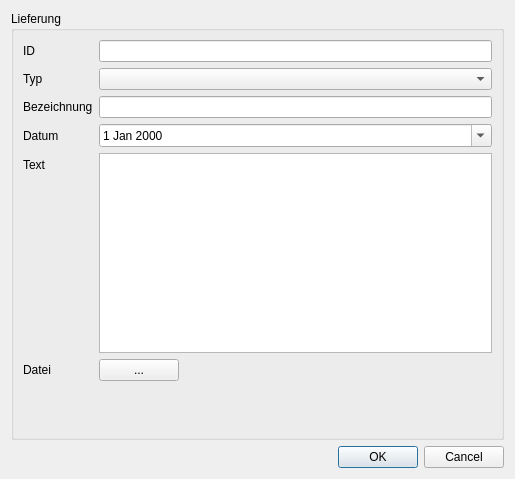
<?xml version="1.0" encoding="UTF-8"?>
<ui version="4.0">
 <class>DokumentDetailForm</class>
 <widget class="QDialog" name="DokumentDetailForm">
  <property name="geometry">
   <rect>
    <x>0</x>
    <y>0</y>
    <width>515</width>
    <height>479</height>
   </rect>
  </property>
  <property name="windowTitle">
   <string>Dokument Details</string>
  </property>
  <layout class="QGridLayout" name="gridLayout">
   <item row="0" column="0">
    <widget class="QGroupBox" name="groupBox">
     <property name="title">
      <string>Lieferung</string>
     </property>
     <layout class="QGridLayout" name="gridLayout_2">
      <item row="0" column="0">
       <layout class="QFormLayout" name="formLayout">
        <item row="0" column="0">
         <widget class="QLabel" name="label">
          <property name="text">
           <string>ID</string>
          </property>
         </widget>
        </item>
        <item row="1" column="0">
         <widget class="QLabel" name="label_2">
          <property name="text">
           <string>Typ</string>
          </property>
         </widget>
        </item>
        <item row="3" column="0">
         <widget class="QLabel" name="label_3">
          <property name="text">
           <string>Datum</string>
          </property>
         </widget>
        </item>
        <item row="0" column="1">
         <widget class="QLineEdit" name="lineEdit_id">
          <property name="readOnly">
           <bool>true</bool>
          </property>
         </widget>
        </item>
        <item row="1" column="1">
         <widget class="QComboBox" name="comboBox_typ"/>
        </item>
        <item row="3" column="1">
         <widget class="QDateEdit" name="dateEdit_datum">
          <property name="calendarPopup">
           <bool>true</bool>
          </property>
         </widget>
        </item>
        <item row="5" column="0">
         <widget class="QLabel" name="label_4">
          <property name="text">
           <string>Datei</string>
          </property>
         </widget>
        </item>
        <item row="5" column="1">
         <layout class="QHBoxLayout" name="horizontalLayout_2">
          <item>
           <widget class="QPushButton" name="pushButton_fileChooser">
            <property name="sizePolicy">
             <sizepolicy hsizetype="Minimum" vsizetype="Fixed">
              <horstretch>0</horstretch>
              <verstretch>0</verstretch>
             </sizepolicy>
            </property>
            <property name="text">
             <string>...</string>
            </property>
           </widget>
          </item>
          <item>
           <spacer name="horizontalSpacer">
            <property name="orientation">
             <enum>Qt::Horizontal</enum>
            </property>
            <property name="sizeHint" stdset="0">
             <size>
              <width>40</width>
              <height>20</height>
             </size>
            </property>
           </spacer>
          </item>
         </layout>
        </item>
        <item row="2" column="1">
         <widget class="QLineEdit" name="lineEdit_bezeichnung"/>
        </item>
        <item row="2" column="0">
         <widget class="QLabel" name="label_5">
          <property name="text">
           <string>Bezeichnung</string>
          </property>
         </widget>
        </item>
        <item row="4" column="0">
         <widget class="QLabel" name="label_6">
          <property name="text">
           <string>Text</string>
          </property>
         </widget>
        </item>
        <item row="4" column="1">
         <widget class="QPlainTextEdit" name="plainTextEdit_ocr">
          <property name="sizePolicy">
           <sizepolicy hsizetype="Expanding" vsizetype="Fixed">
            <horstretch>0</horstretch>
            <verstretch>0</verstretch>
           </sizepolicy>
          </property>
          <property name="minimumSize">
           <size>
            <width>0</width>
            <height>200</height>
           </size>
          </property>
         </widget>
        </item>
       </layout>
      </item>
      <item row="1" column="0">
       <widget class="ClickableLabel" name="label_documentImage">
        <property name="text">
         <string/>
        </property>
       </widget>
      </item>
     </layout>
    </widget>
   </item>
   <item row="2" column="0">
    <widget class="QDialogButtonBox" name="buttonBox">
     <property name="orientation">
      <enum>Qt::Horizontal</enum>
     </property>
     <property name="standardButtons">
      <set>QDialogButtonBox::Cancel|QDialogButtonBox::Ok</set>
     </property>
    </widget>
   </item>
  </layout>
 </widget>
 <customwidgets>
  <customwidget>
   <class>ClickableLabel</class>
   <extends>QLabel</extends>
   <header>lib.ClickableLabel</header>
  </customwidget>
 </customwidgets>
 <resources/>
 <connections>
  <connection>
   <sender>buttonBox</sender>
   <signal>accepted()</signal>
   <receiver>DokumentDetailForm</receiver>
   <slot>accept()</slot>
   <hints>
    <hint type="sourcelabel">
     <x>248</x>
     <y>254</y>
    </hint>
    <hint type="destinationlabel">
     <x>157</x>
     <y>274</y>
    </hint>
   </hints>
  </connection>
  <connection>
   <sender>buttonBox</sender>
   <signal>rejected()</signal>
   <receiver>DokumentDetailForm</receiver>
   <slot>reject()</slot>
   <hints>
    <hint type="sourcelabel">
     <x>316</x>
     <y>260</y>
    </hint>
    <hint type="destinationlabel">
     <x>286</x>
     <y>274</y>
    </hint>
   </hints>
  </connection>
 </connections>
</ui>
